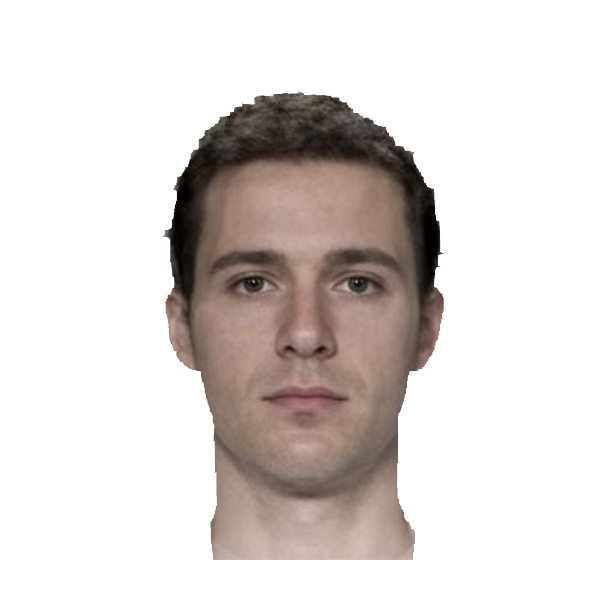
#> input picture Own_Python_EyeTrack/Test_img.jpg, 600 x 600 px, given in place of the camera
$ python Test_2.py
#> lines starting #> are read from the running program, lines starting #| are printed output that depends on the picture; after the words box and inside, x2 and y2 are one past the last pixel; in counts of white or black regions, pixels touching at a corner belong together
import cv2
import numpy as np

#Loading the xml files from the opencv GitHub https://github.com/opencv/opencv/tree/master/data/haarcascades
eye_cascade = cv2.CascadeClassifier('haarcascade_eye.xml')
face_cascade = cv2.CascadeClassifier('haarcascade_frontalface_default.xml')

#Some blob initialization
params = cv2.SimpleBlobDetector_Params()
params.filterByArea = True
params.maxArea = 1500
detector = cv2.SimpleBlobDetector_create(params)

cap = cv2.VideoCapture(0)  #Use 0 for the default camera

def on_threshold_change(x):
    pass
cv2.namedWindow('image')
cv2.createTrackbar('Threshold', 'image', 0, 255, on_threshold_change)

while True:
    ret, frame = cap.read()  # Read a frame from the video capture
#> frame is the input picture: shape (600, 600, 3); mean B, G, R 211.9, 214.5, 220.6

    if not ret:
        break

    gray = cv2.cvtColor(frame, cv2.COLOR_BGR2GRAY) #Making the image gray
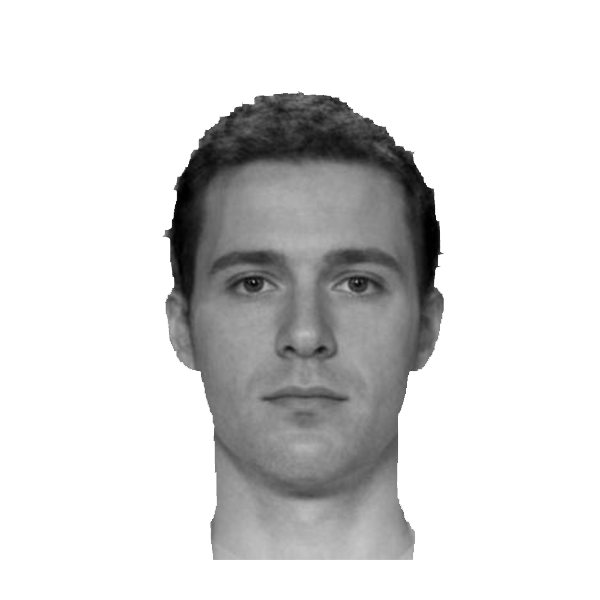
#> gray: shape (600, 600); min 0, max 255, mean 216
    faces = face_cascade.detectMultiScale(gray, scaleFactor=1.3, minNeighbors=5, minSize=(30, 30))
#> faces = [[171, 176, 274, 274]]


    for (x, y, w, h) in faces:
        #Draw a rectangle around the face
        cv2.rectangle(frame, (x, y), (x + w, y + h), (255, 0, 0), 2)
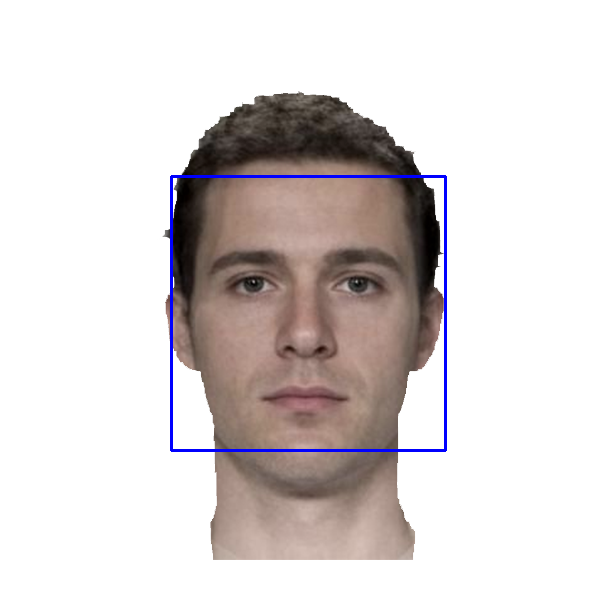
#> frame: shape (600, 600, 3); 0.91% of pixels changed, all inside (x1, y1, x2, y2) = (170, 175, 447, 452)

        top_third = y + h // 3
#> top_third = 267

        face_roi = gray[y + h // 24:y + h // 2, x:x + w]
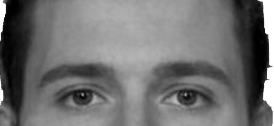
#> face_roi: shape (126, 274); min 0, max 255, mean 112.6
        #gray[y:y + top_third, x:x + w] #region of interest for the eyes in the face
        eyes = eye_cascade.detectMultiScale(face_roi) #Should be the eye detection
#> eyes = [[52, 74, 46, 46], [165, 72, 49, 49]]

        left_eye, right_eye = None, None #If you don't have any eyes

        for (ex, ey, ew, eh) in eyes:
            cv2.rectangle(frame, (x + ex, y + ey), (x + ex + ew, y + ey + eh), (0, 255, 0), 2) #Rectangle around the eye
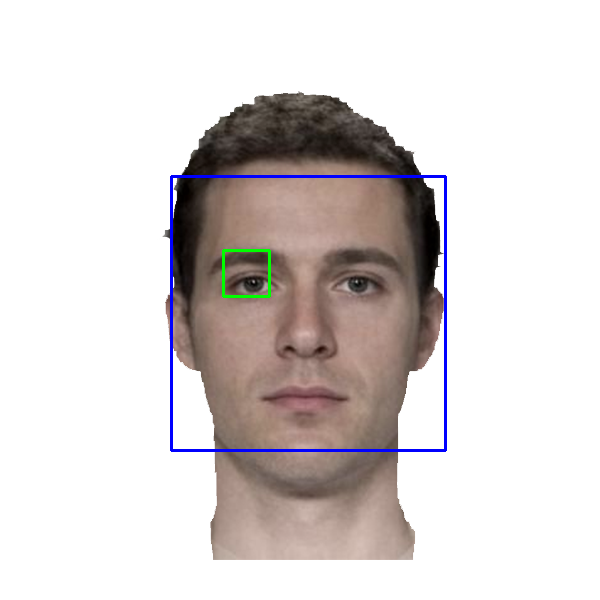
#> frame: shape (600, 600, 3); 0.15% of pixels changed, all inside (x1, y1, x2, y2) = (222, 249, 271, 298)

            #cv2.rectangle(frame, (ex, ey), (ex + ew, ey + eh), (0, 255, 0), 2)

            eye = frame[y + ey:y + ey + eh, x + ex:x + ex + ew]
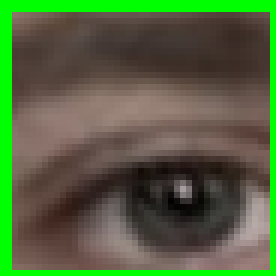
#> eye: shape (46, 46, 3) (shown 6 times larger); mean B, G, R 62.9, 100.9, 83
            threshold = cv2.getTrackbarPos('Threshold', 'image')

            if ey < h / 2:  # Exclude eyes near the top (eyebrows)
                eyecenter = x + ex + ew / 2  # Get the eye center
#> eyecenter = 246
                if eyecenter < w * 0.5:
                    left_eye = frame[y + ey:y + ey + eh, x + ex:x + ex + ew]
                else:
                    right_eye = frame[y + ey:y + ey + eh, x + ex:x + ex + ew]

            #The thresholding (adjust parameters as needed)
            _, thresholded_eye = cv2.threshold(eye, threshold, 255, cv2.THRESH_BINARY)
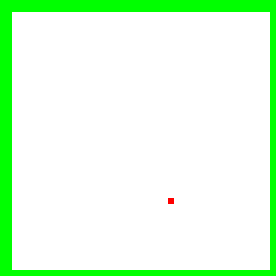
#> thresholded_eye: shape (46, 46, 3) (shown 6 times larger); mean B, G, R 222.7, 254.9, 222.8

            #Im a fish *Blob blob blob*
            keypoints = detector.detect(thresholded_eye)
#> keypoints = ()

            for kp in keypoints:
                x_pupil, y_pupil = int(kp.pt[0]) + x + ex, int(kp.pt[1]) + y + ey  # Adjust coordinates to the full frame
                r = int(kp.size / 2)
                cv2.circle(frame, (x_pupil, y_pupil), r, (0, 0, 255), 2)

                left_third = x + ex + ew // 3
                right_third = x + ex + (ew * 2) // 3

                if x_pupil < left_third:
                    print("left")
                elif x_pupil > right_third:
                    print("right")
                else:
                    print("Looking straight ahead")
#> this loop made 0 passes


    cv2.imshow("Eye Tracking", frame)
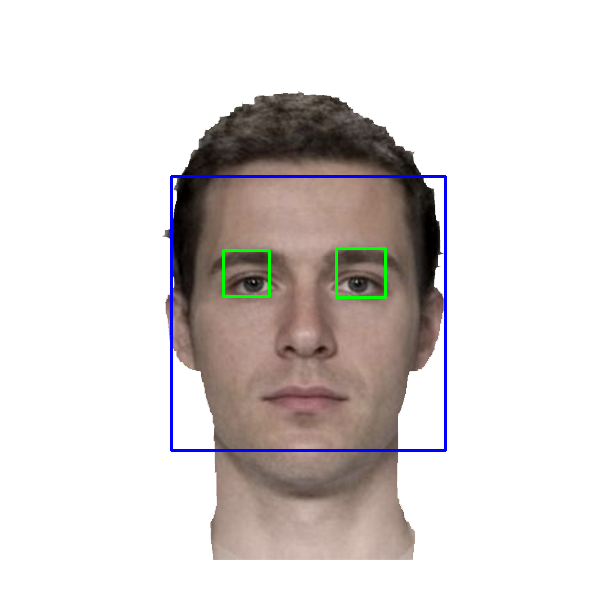
#> window 'Eye Tracking': shape (600, 600, 3); mean B, G, R 212.3, 213.3, 218.5

    if cv2.waitKey(1) & 0xFF == 27:  # Press 'Esc' to exit
#> (key Esc is pressed here)
        break

cap.release()
cv2.destroyAllWindows()
